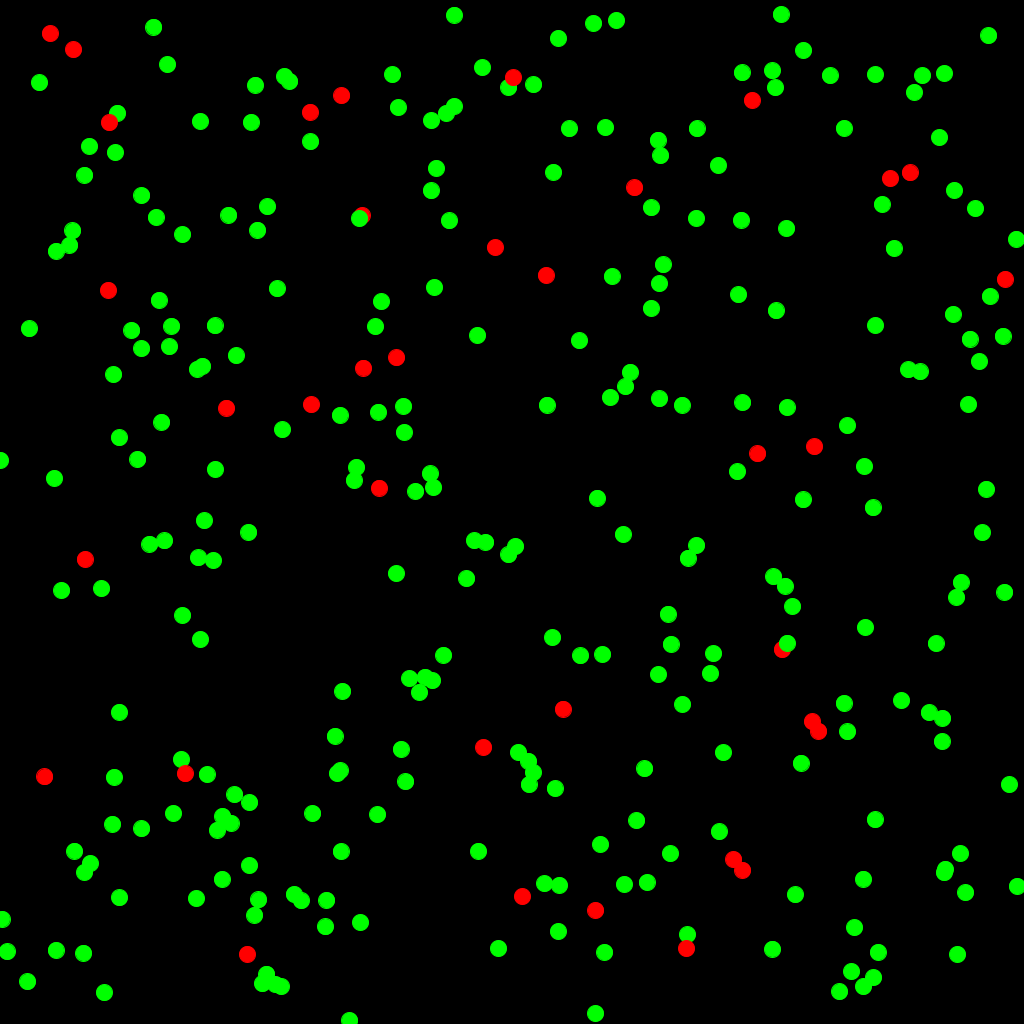
Frame 1 (no input)
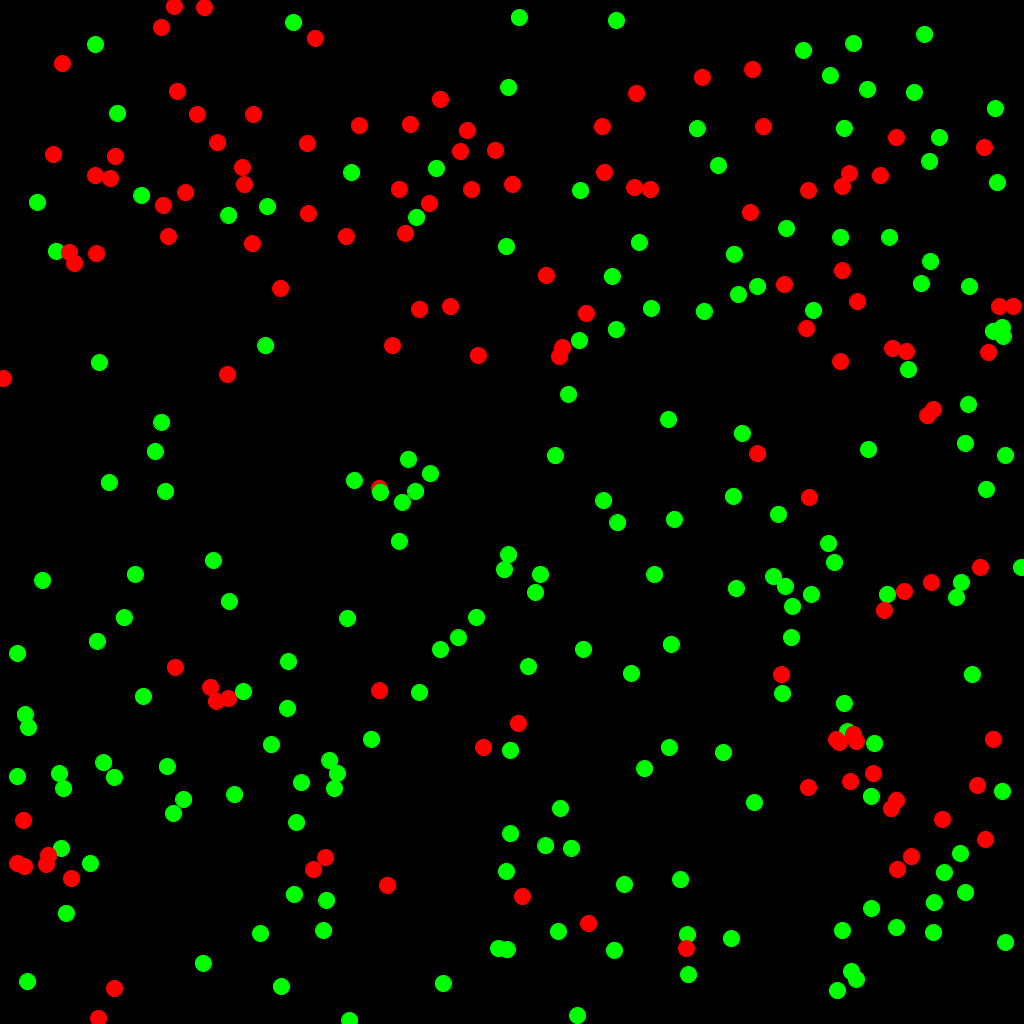
Frame 60 (the mouse pressed at the canvas centre just before this capture)
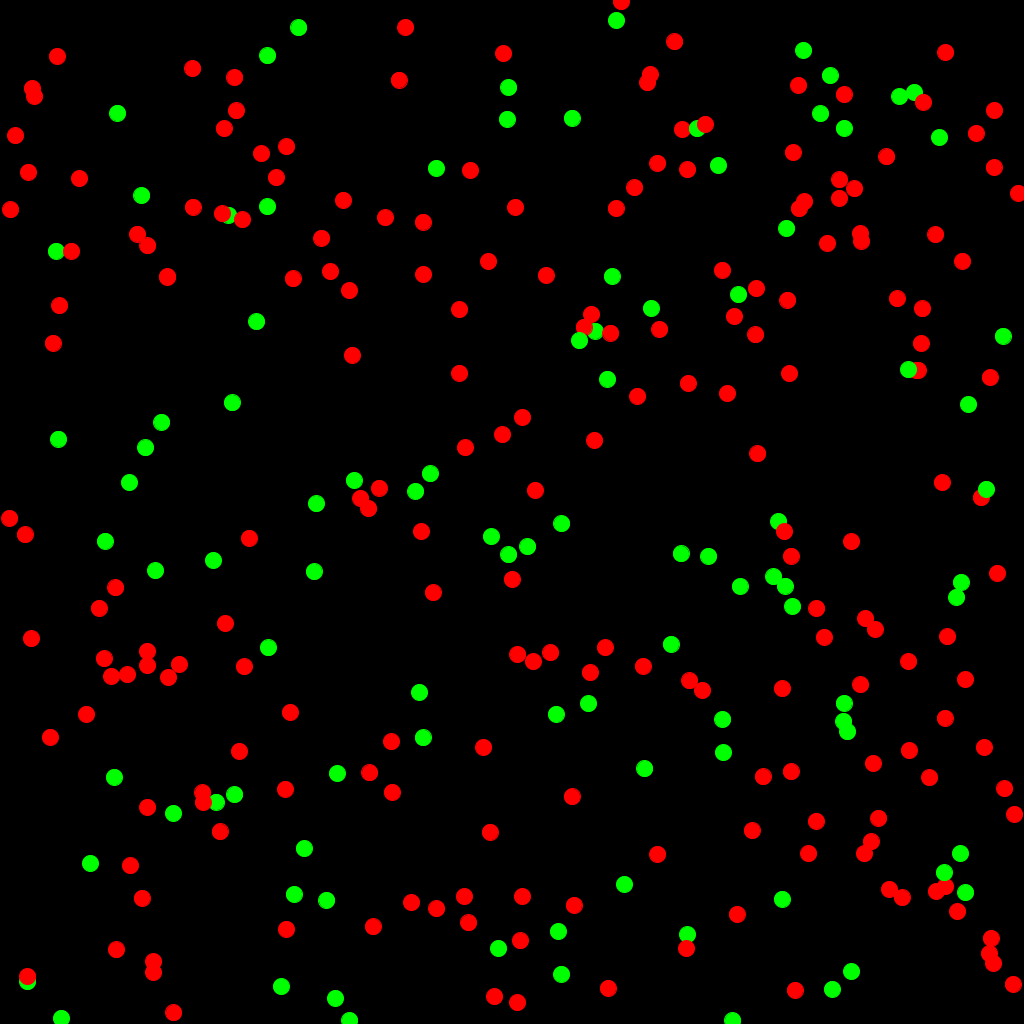
Frame 120 (the mouse held since frame 60 and released just before this capture)

The Processing sketch that drew these frames (run headless with seeded random() and noise(); from frame 60 on, the mouse is pressed at the canvas centre):

// Processing sketch: sketch_200914a
// ── sketch_200914a.pde
float PE = 0.1; //Probabilidad de que un individuo este enfermo
int cantidadPersonas = 300; //cantidad de personas
int tamano = 1024; //tamaño del terreno
float vel = 2.0;

float radius= 8.0;
int maxTiempoEnfermo = 500;
float minDistance = 2*radius;
float socialDistancing = 1.5*minDistance;
float pTransmission = 0.7;
float pInHouse = 0.2;

//se inicia una nueva poblacion
Poblacion p;

//metodo para preparar el terreno
void setup() {
  size(1024, 1024);
  p = new Poblacion();
  p.run();
}

//metodo para dibujar
void draw() {
  background(0);
  //llamado a la funcion run de la poblacion
  for(Individuo persona : p.personas){
    persona.update(p.personas);
    persona.display();
  }
  checkCollision(p.personas);
}


/////////////////DEFINICION DE CLASES//////////////////////////


//clase de la poblacion
public class Poblacion{
  public ArrayList<Individuo> personas; //se crea un arreglo de individuos
  //constructor
  Poblacion(){
    personas = new ArrayList<Individuo>(); //se inicializa el arreglo
  }
  public ArrayList<Individuo> getPersonas(){
    return this.personas;
  }
  //metodo para agregar personas al arreglo
  void agregarPersona(){
    Individuo individuo = new  Individuo();
    if(random(0,1) <= PE){ //bajo la probabilidad establecida se crea un individuo sano o enfermo
      individuo.setEstado(new Enfermo());
    }
    personas.add(individuo);
  }
  //metodo run en el cual se llena la poblacion con la cantidad de personas deseada 
  void run(){
    for(int i = 0; i < cantidadPersonas; i++){
      agregarPersona();
    }
  }
}


//super clase individuo (conext del patron de diseno state)
public class Individuo{
  private EstadoIndividuo estado; // Patron de diseno state
  PVector posicion;
  PVector velocidad;
  PVector aceleracion;
  float m = radius*.1;
  boolean inHouse;
  
  //constructor
  Individuo(){
    //se obtiene la posicion en el terreno de forma random
    posicion = new PVector(random(0, 1023), random(0, 1023));
    
    float stayHome = random(0, 1);
  
    if(stayHome <= pInHouse){
      inHouse = true;
      velocidad = new PVector(0, 0);
      aceleracion = new PVector(0, 0);
    }
    else{
      //no se usa la aceleracion
      aceleracion = new PVector(0, 0);
      //se obtiene una velocidad inicial random
      velocidad = PVector.random2D();
      velocidad.x *= vel;
      velocidad.y *= vel;
    }
    this.estado = new Sano();
  }
  
  //Patron de diseno state
  public void setEstado(EstadoIndividuo estado){
    this.estado = estado;
  }
  
  //Patron de diseno state
  public void colorFigura(){
    this.estado.colorFigura();
  }
  
  void contagiar(Individuo otroIndividuo){
    if(otroIndividuo.estado instanceof Sano){
      // Get distances between the balls components
      PVector distancia = PVector.sub(otroIndividuo.posicion, posicion);
      // Calculate magnitude of the vector separating the balls
      float magnitudDistancia = distancia.mag();
      if(magnitudDistancia <= minDistance){
        if(random(0,1) <= pTransmission){
          otroIndividuo.setEstado(new Enfermo());
          
        }
      }
    }
  }
  
  void display(){
    colorFigura();
    circle(posicion.x, posicion.y, radius);
  }
  
  //metodo para inciar el movimiento del individuo y actualizarlo
  void run(ArrayList<Individuo> personas){
   update(personas);
   display();
  }
  
  //movimiento uniforme
  void movimiento(){
    posicion.add(velocidad);
    //se hace que el terreno sea circular
    if(posicion.x < 0){
      posicion.x = width;
    }else if(posicion.x > width){
      posicion.x = 0;
    }
    if(posicion.y < 0){
      posicion.y = height;
    }else if(posicion.y > height){
      posicion.y = 0;
    }
  }
  
  //metodo para actualizar la posicion del inividuo
  void update(ArrayList<Individuo> personas) {
    movimiento();
    //Nuevos recuperados
    if(this.estado instanceof Enfermo){
      if(frameCount - this.estado.tiempoEnfermo >= maxTiempoEnfermo){
        this.setEstado(new Recuperado());
      }
    }
    //Nuevos contagiados
    if(!inHouse){
      if(estado instanceof Enfermo){
        for(Individuo persona : personas){
          if(!persona.inHouse){
            contagiar(persona);
          }
        }
      }
    }
  }
}

//state del patron de diseno state
public abstract class EstadoIndividuo{
  int tiempoEnfermo;
  public abstract void colorFigura();
}


//clases que heredan de EstadoIndividuo

//clase para individuo enfermo (concreteState)
public class Enfermo extends EstadoIndividuo{
  Enfermo(){
    this.tiempoEnfermo = frameCount;
  }
  void getTiempoEnfermo(){
  }
  void colorFigura(){
    ellipseMode(RADIUS);
    stroke(#ff0000);
    fill(#ff0000);
  }
}

//clase para individuo sano (concreteState)
public class Sano extends EstadoIndividuo{
  void colorFigura(){
    ellipseMode(RADIUS);
    stroke(#00ff00);
    fill(#00ff00);
  }
}

//clase para individuo recuperado (concreteState)
public class Recuperado extends EstadoIndividuo{
  void colorFigura(){
    ellipseMode(RADIUS);
    stroke(#0000ff);
    fill(#0000ff);
  }
}

void checkCollision(ArrayList<Individuo> personas){
  
  for(Individuo otro : personas){
    
    if(!otro.inHouse){
      
        for(Individuo persona : personas){
          
          if(!persona.inHouse){
            
            PVector distanceVec = PVector.sub(otro.posicion, persona.posicion);
        
            float distanceVecMag = distanceVec.mag();
            
            float minDistance = radius;
            
            if(distanceVecMag < minDistance){
              
              float distanceCorrec = (minDistance - distanceVecMag) / 2.0;
              PVector d = distanceVec.copy();
              PVector correctionVec = d.normalize().mult(distanceCorrec);
              otro.posicion.add(correctionVec);
              persona.posicion.sub(correctionVec);
              
              //obtencion del angulo
              float theta = distanceVec.heading();
              float sine = sin(theta);
              float cosine = cos(theta);
              
              PVector[] bTemp = {
                new PVector(), new PVector()
              };
              
              bTemp[1].x  = cosine * distanceVec.x + sine * distanceVec.y;
              bTemp[1].y  = cosine * distanceVec.y - sine * distanceVec.x;
              
              PVector[] vTemp = {
                new PVector(), new PVector()
              };
              
              vTemp[0].x  = cosine * persona.velocidad.x + sine * persona.velocidad.y;
              vTemp[0].y  = cosine * persona.velocidad.y - sine * persona.velocidad.x;
              vTemp[1].x  = cosine * otro.velocidad.x + sine * otro.velocidad.y;
              vTemp[1].y  = cosine * otro.velocidad.y - sine * otro.velocidad.x;
              
              PVector[] vFinal = {
                new PVector(), new PVector()
              };
              
              vFinal[0].x = ((persona.m - otro.m) * vTemp[0].x + 2 * otro.m * vTemp[1].x) / (persona.m + otro.m);
              vFinal[0].y = vTemp[0].y;
      
              // final rotated velocity for b[0]
              vFinal[1].x = ((otro.m - persona.m) * vTemp[1].x + 2 * persona.m * vTemp[0].x) / (persona.m + otro.m);
              vFinal[1].y = vTemp[1].y;
      
              // hack to avoid clumping
              bTemp[0].x += vFinal[0].x;
              bTemp[1].x += vFinal[1].x;
              
              PVector[] bFinal = {
                new PVector(), new PVector()
              };
              
              bFinal[0].x = cosine * bTemp[0].x - sine * bTemp[0].y;
              bFinal[0].y = cosine * bTemp[0].y + sine * bTemp[0].x;
              bFinal[1].x = cosine * bTemp[1].x - sine * bTemp[1].y;
              bFinal[1].y = cosine * bTemp[1].y + sine * bTemp[1].x;
              
              otro.posicion.x = persona.posicion.x + bFinal[1].x;
              otro.posicion.y = persona.posicion.y + bFinal[1].y;
              
              persona.posicion.add(bFinal[0]);
              
              persona.velocidad.x = cosine * vFinal[0].x - sine * vFinal[0].y;
              persona.velocidad.y = cosine * vFinal[0].y + sine * vFinal[0].x;
              otro.velocidad.x = cosine * vFinal[1].x - sine * vFinal[1].y;
              otro.velocidad.y = cosine * vFinal[1].y + sine * vFinal[1].x;
            }
          }
      }
    }
  }
}
